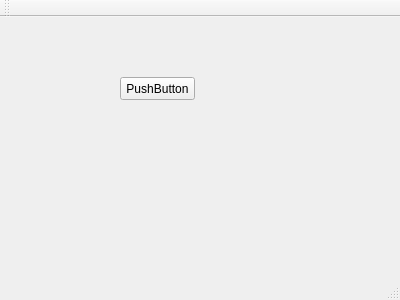
<?xml version="1.0" encoding="UTF-8"?>
<ui version="4.0">
 <class>MainWindow</class>
 <widget class="QMainWindow" name="MainWindow">
  <property name="geometry">
   <rect>
    <x>0</x>
    <y>0</y>
    <width>400</width>
    <height>300</height>
   </rect>
  </property>
  <property name="windowTitle">
   <string>MainWindow</string>
  </property>
  <widget class="QWidget" name="centralWidget">
   <widget class="QPushButton" name="pushButton">
    <property name="geometry">
     <rect>
      <x>120</x>
      <y>60</y>
      <width>75</width>
      <height>23</height>
     </rect>
    </property>
    <property name="text">
     <string>PushButton</string>
    </property>
   </widget>
  </widget>
  <widget class="QMenuBar" name="menuBar">
   <property name="geometry">
    <rect>
     <x>0</x>
     <y>0</y>
     <width>400</width>
     <height>20</height>
    </rect>
   </property>
  </widget>
  <widget class="QToolBar" name="mainToolBar">
   <attribute name="toolBarArea">
    <enum>TopToolBarArea</enum>
   </attribute>
   <attribute name="toolBarBreak">
    <bool>false</bool>
   </attribute>
  </widget>
  <widget class="QStatusBar" name="statusBar"/>
 </widget>
 <layoutdefault spacing="6" margin="11"/>
 <resources/>
 <connections>
  <connection>
   <sender>pushButton</sender>
   <signal>clicked()</signal>
   <receiver>MainWindow</receiver>
   <slot>OnClick()</slot>
   <hints>
    <hint type="sourcelabel">
     <x>167</x>
     <y>106</y>
    </hint>
    <hint type="destinationlabel">
     <x>148</x>
     <y>152</y>
    </hint>
   </hints>
  </connection>
 </connections>
 <slots>
  <slot>OnClick()</slot>
 </slots>
</ui>
